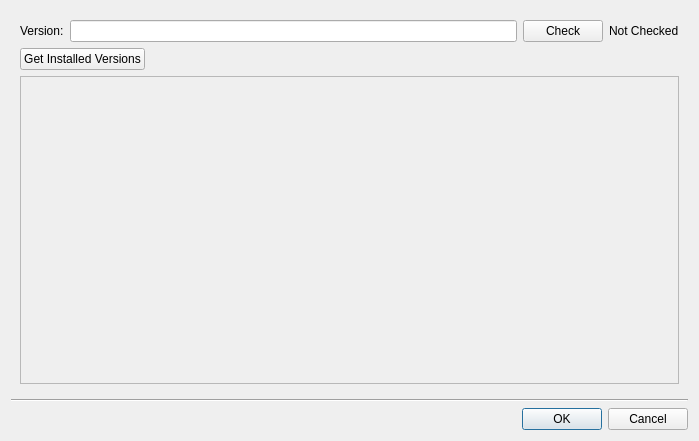
<?xml version="1.0" encoding="UTF-8"?>
<ui version="4.0">
 <class>ApplauncherControlDialog</class>
 <widget class="QDialog" name="ApplauncherControlDialog">
  <property name="geometry">
   <rect>
    <x>0</x>
    <y>0</y>
    <width>699</width>
    <height>441</height>
   </rect>
  </property>
  <layout class="QVBoxLayout" name="verticalLayout">
   <item>
    <widget class="QWidget" name="widget" native="true">
     <layout class="QVBoxLayout" name="verticalLayout_2">
      <item>
       <layout class="QHBoxLayout" name="horizontalLayout">
        <item>
         <widget class="QLabel" name="label">
          <property name="text">
           <string notr="true">Version:</string>
          </property>
         </widget>
        </item>
        <item>
         <widget class="QLineEdit" name="checkVersionlineEdit">
          <property name="text">
           <string notr="true"/>
          </property>
         </widget>
        </item>
        <item>
         <widget class="QPushButton" name="checkVersionButton">
          <property name="text">
           <string notr="true">Check</string>
          </property>
         </widget>
        </item>
        <item>
         <widget class="QLabel" name="checkVersionLabel">
          <property name="text">
           <string notr="true">Not Checked</string>
          </property>
         </widget>
        </item>
       </layout>
      </item>
      <item>
       <widget class="QPushButton" name="getVersionsButton">
        <property name="sizePolicy">
         <sizepolicy hsizetype="Fixed" vsizetype="Fixed">
          <horstretch>0</horstretch>
          <verstretch>0</verstretch>
         </sizepolicy>
        </property>
        <property name="text">
         <string notr="true">Get Installed Versions</string>
        </property>
       </widget>
      </item>
      <item>
       <widget class="QScrollArea" name="scrollArea">
        <property name="widgetResizable">
         <bool>true</bool>
        </property>
        <widget class="QWidget" name="scrollAreaWidgetContents">
         <property name="geometry">
          <rect>
           <x>0</x>
           <y>0</y>
           <width>645</width>
           <height>244</height>
          </rect>
         </property>
         <layout class="QVBoxLayout" name="verticalLayout_3">
          <property name="leftMargin">
           <number>0</number>
          </property>
          <property name="topMargin">
           <number>0</number>
          </property>
          <property name="rightMargin">
           <number>0</number>
          </property>
          <property name="bottomMargin">
           <number>0</number>
          </property>
          <item>
           <widget class="QLabel" name="getVersionsLabel">
            <property name="text">
             <string notr="true"/>
            </property>
           </widget>
          </item>
         </layout>
        </widget>
       </widget>
      </item>
     </layout>
    </widget>
   </item>
   <item>
    <widget class="Line" name="line">
     <property name="orientation">
      <enum>Qt::Horizontal</enum>
     </property>
    </widget>
   </item>
   <item>
    <widget class="QDialogButtonBox" name="buttonBox">
     <property name="orientation">
      <enum>Qt::Horizontal</enum>
     </property>
     <property name="standardButtons">
      <set>QDialogButtonBox::Cancel|QDialogButtonBox::Ok</set>
     </property>
    </widget>
   </item>
  </layout>
 </widget>
 <resources/>
 <connections/>
</ui>
